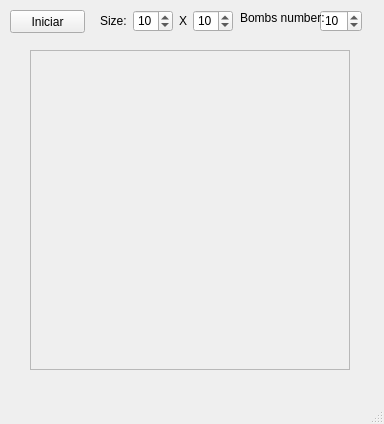
<?xml version="1.0" encoding="UTF-8"?>
<ui version="4.0">
 <class>MainWindow</class>
 <widget class="QMainWindow" name="MainWindow">
  <property name="geometry">
   <rect>
    <x>0</x>
    <y>0</y>
    <width>384</width>
    <height>424</height>
   </rect>
  </property>
  <property name="contextMenuPolicy">
   <enum>Qt::NoContextMenu</enum>
  </property>
  <property name="windowTitle">
   <string>Cool Minesweeper</string>
  </property>
  <property name="windowIcon">
   <iconset resource="icone.qrc">
    <normaloff>:/principal/gnome_mines.ico</normaloff>:/principal/gnome_mines.ico</iconset>
  </property>
  <widget class="QWidget" name="centralwidget">
   <widget class="QPushButton" name="pushButton">
    <property name="geometry">
     <rect>
      <x>10</x>
      <y>10</y>
      <width>75</width>
      <height>23</height>
     </rect>
    </property>
    <property name="text">
     <string>Iniciar</string>
    </property>
   </widget>
   <widget class="QFrame" name="frame">
    <property name="geometry">
     <rect>
      <x>30</x>
      <y>50</y>
      <width>320</width>
      <height>320</height>
     </rect>
    </property>
    <property name="frameShape">
     <enum>QFrame::StyledPanel</enum>
    </property>
    <property name="frameShadow">
     <enum>QFrame::Raised</enum>
    </property>
   </widget>
   <widget class="QSpinBox" name="spinBoxBombs">
    <property name="geometry">
     <rect>
      <x>320</x>
      <y>10</y>
      <width>42</width>
      <height>22</height>
     </rect>
    </property>
    <property name="minimum">
     <number>5</number>
    </property>
    <property name="value">
     <number>10</number>
    </property>
   </widget>
   <widget class="QLabel" name="label_3">
    <property name="geometry">
     <rect>
      <x>240</x>
      <y>10</y>
      <width>91</width>
      <height>16</height>
     </rect>
    </property>
    <property name="text">
     <string>Bombs number:</string>
    </property>
   </widget>
   <widget class="QWidget" name="">
    <property name="geometry">
     <rect>
      <x>100</x>
      <y>10</y>
      <width>133</width>
      <height>22</height>
     </rect>
    </property>
    <layout class="QHBoxLayout" name="horizontalLayout">
     <item>
      <widget class="QLabel" name="label">
       <property name="text">
        <string>Size:</string>
       </property>
      </widget>
     </item>
     <item>
      <widget class="QSpinBox" name="spinBoxWidth">
       <property name="minimum">
        <number>5</number>
       </property>
       <property name="value">
        <number>10</number>
       </property>
      </widget>
     </item>
     <item>
      <widget class="QLabel" name="label_2">
       <property name="text">
        <string>X</string>
       </property>
      </widget>
     </item>
     <item>
      <widget class="QSpinBox" name="spinBoxHeight">
       <property name="minimum">
        <number>5</number>
       </property>
       <property name="value">
        <number>10</number>
       </property>
      </widget>
     </item>
    </layout>
   </widget>
  </widget>
  <widget class="QMenuBar" name="menubar">
   <property name="geometry">
    <rect>
     <x>0</x>
     <y>0</y>
     <width>384</width>
     <height>21</height>
    </rect>
   </property>
  </widget>
  <widget class="QStatusBar" name="statusbar"/>
 </widget>
 <resources>
  <include location="icone.qrc"/>
 </resources>
 <connections/>
</ui>
